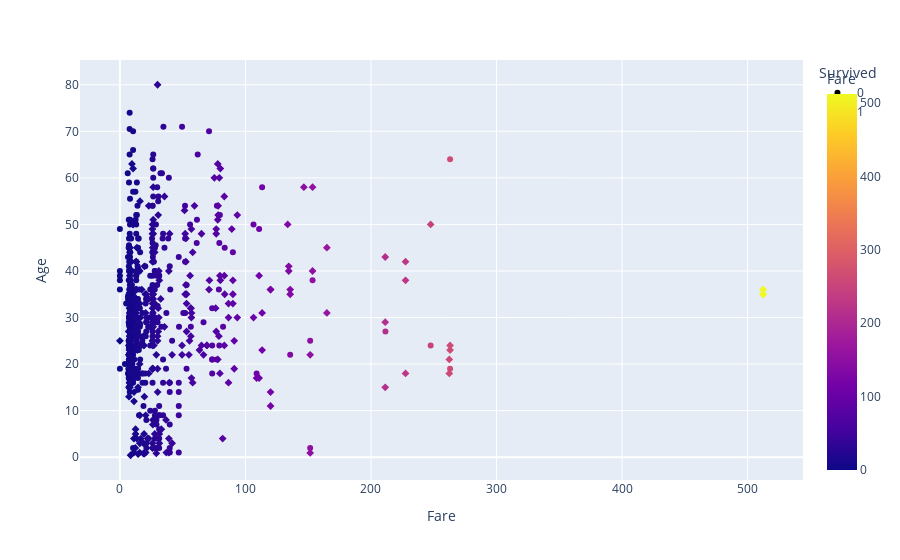

The notebook cell saved with this chart:
### Code cell
fig = px.scatter(data, x='Fare', y='Age', color='Fare', symbol='Survived')
fig.show()
fig.write_html('test.html')

### Figure 1 — Plotly figure (JSON) as saved in the notebook; plotly's stock layout.template omitted (floating-point values rounded to 4 significant figures; data arrays with more than 128 entries replaced by an {"elided": "..."} marker saying what was removed)
{"data": [{"hovertemplate": "Survived=0<br>Fare=%{marker.color}<br>Age=%{y}<extra></extra>", "legendgroup": "0", "marker": {"color": {"elided": "549 float values"}, "coloraxis": "coloraxis", "symbol": "circle"}, "mode": "markers", "name": "0", "orientation": "v", "showlegend": true, "type": "scatter", "x": {"elided": "549 float values"}, "xaxis": "x", "y": {"elided": "549 float values"}, "yaxis": "y"}, {"hovertemplate": "Survived=1<br>Fare=%{marker.color}<br>Age=%{y}<extra></extra>", "legendgroup": "1", "marker": {"color": {"elided": "342 float values"}, "coloraxis": "coloraxis", "symbol": "diamond"}, "mode": "markers", "name": "1", "orientation": "v", "showlegend": true, "type": "scatter", "x": {"elided": "342 float values"}, "xaxis": "x", "y": {"elided": "342 float values"}, "yaxis": "y"}], "layout": {"coloraxis": {"colorbar": {"title": {"text": "Fare"}}, "colorscale": [[0, "#0d0887"], [0.1111, "#46039f"], [0.2222, "#7201a8"], [0.3333, "#9c179e"], [0.4444, "#bd3786"], [0.5556, "#d8576b"], [0.6667, "#ed7953"], [0.7778, "#fb9f3a"], [0.8889, "#fdca26"], [1, "#f0f921"]]}, "legend": {"title": {"text": "Survived"}, "tracegroupgap": 0}, "margin": {"t": 60}, "xaxis": {"anchor": "y", "domain": [0, 1], "title": {"text": "Fare"}}, "yaxis": {"anchor": "x", "domain": [0, 1], "title": {"text": "Age"}}}}
